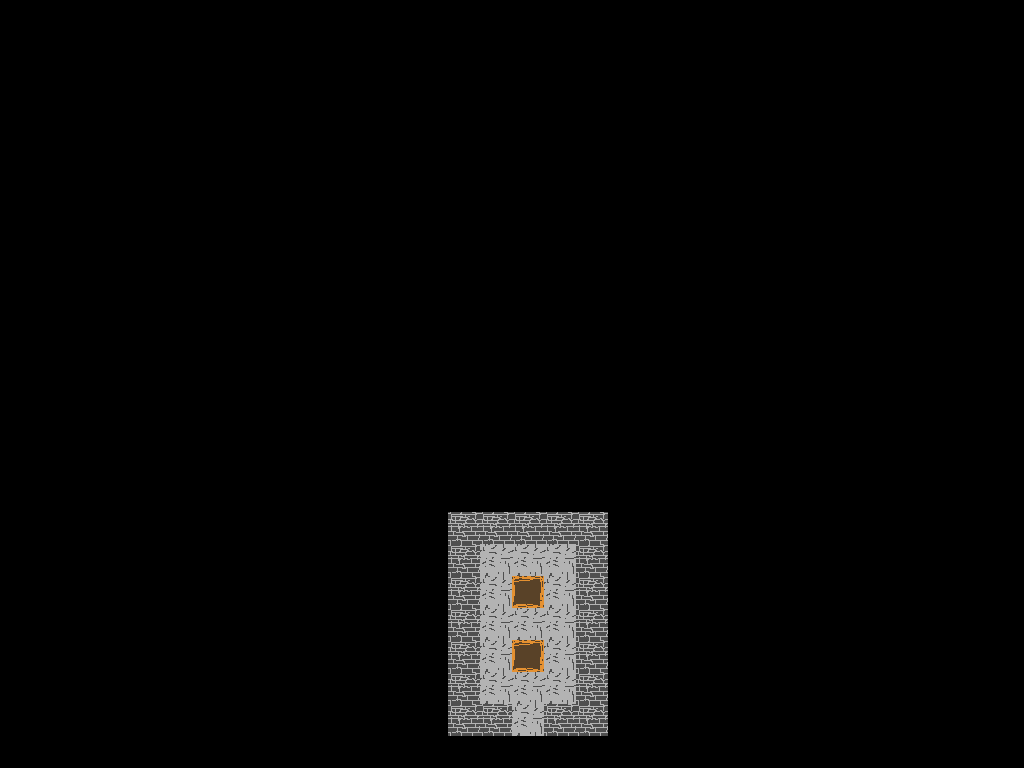

The image is a tile-based game level rendered from a .tmx file. Its description and source (layers, tilesets, objects; grid data summarised) follow:
An orthogonal 32x24 tile map with 32x32 px tiles, 4 tile layers (background, ground, wall, invisible-wall) and 1 object.

<map version="1.0" orientation="orthogonal" renderorder="right-down" width="32" height="24" tilewidth="32" tileheight="32" nextobjectid="13">
 <tileset firstgid="1" name="tiles" tilewidth="32" tileheight="32" tilecount="16" columns="8">
  <image source="../tiles/tileset.png" width="256" height="64" />
 </tileset>
 <layer name="background" width="32" height="24">
  <data>[768 cells, 16 non-empty, 1 distinct tile ids]</data>
 </layer>
 <layer name="ground" width="32" height="24">
  <data>[768 cells, 2 non-empty, 1 distinct tile ids]</data>
 </layer>
 <layer name="wall" width="32" height="24">
  <data>[768 cells, 19 non-empty, 1 distinct tile ids]</data>
 </layer>
 <layer name="invisible-wall" width="32" height="24">
  <data>[768 cells, 108 non-empty, 1 distinct tile ids]</data>
 </layer>
 <objectgroup name="lamp">
  <object id="7" x="512" y="608" width="32" height="32">
   <ellipse />
  </object>
 </objectgroup>
</map>
